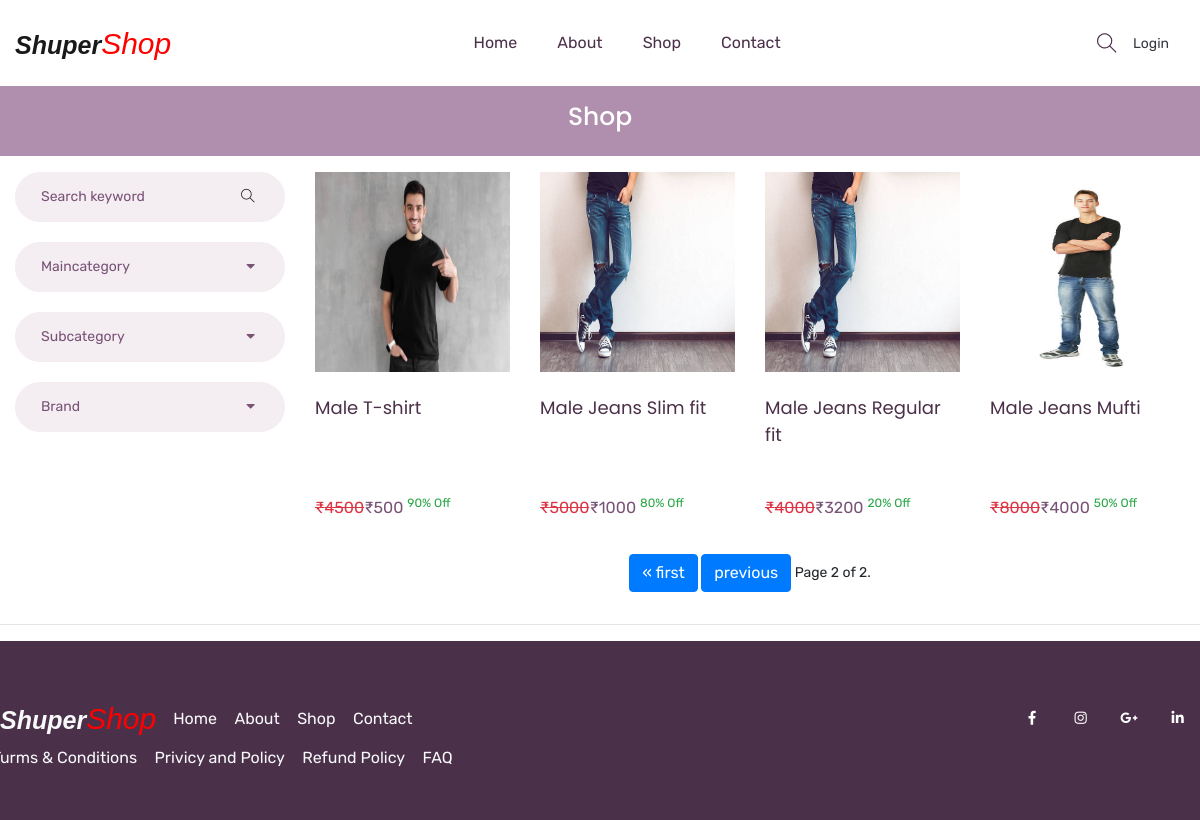
The page /shop/All/All/All/?page=2 on the database its author committed.
### mainApp/models.py (models this page shows, shortened)
class Product(models.Model):
    id = models.AutoField(primary_key=True)
    name = models.CharField(max_length=30)
    maincategory = models.ForeignKey(Maincategory,on_delete=models.CASCADE)
    subcategory = models.ForeignKey(Subcategory,on_delete=models.CASCADE)
    brand = models.ForeignKey(Brand,on_delete=models.CASCADE)
    baseprice = models.IntegerField()
    discount = models.IntegerField()
    finalprice = models.IntegerField()
    stock = models.BooleanField(default=True)
    color = models.CharField(max_length=30)
    size = models.CharField(max_length=10)
    description = models.TextField(default="")
    pic1 = models.ImageField(upload_to="uploads/product")
    pic2 = models.ImageField(upload_to="uploads/product",default=None,blank=True,null=True)
    pic3 = models.ImageField(upload_to="uploads/product",default=None,blank=True,null=True)
    pic4 = models.ImageField(upload_to="uploads/product",default=None,blank=True,null=True)

### mainApp/views.py (the view)
# urls.py: path('shop/<str:mc>/<str:sc>/<str:br>/', mainApp.shopPage,name="shop"),
def shopPage(Request,mc,sc,br):
    if(mc=="All" and sc=="All" and br=="All"):
        products = Product.objects.all().order_by("-id")
    elif(mc!="All" and sc=="All" and br=="All"):
        products = Product.objects.filter(maincategory=Maincategory.objects.get(name=mc)).order_by("-id")
    elif(mc=="All" and sc!="All" and br=="All"):
        products = Product.objects.filter(subcategory=Subcategory.objects.get(name=sc)).order_by("-id")
    elif(mc=="All" and sc=="All" and br!="All"):
        products = Product.objects.filter(brand=Brand.objects.get(name=br)).order_by("-id")
    elif(mc!="All" and sc!="All" and br=="All"):
        products = Product.objects.filter(maincategory=Maincategory.objects.get(name=mc),subcategory=Subcategory.objects.get(name=sc)).order_by("-id").order_by("-id")
    elif(mc!="All" and sc=="All" and br!="All"):
        products = Product.objects.filter(maincategory=Maincategory.objects.get(name=mc),brand=Brand.objects.get(name=br)).order_by("-id").order_by("-id")
    elif(mc=="All" and sc!="All" and br!="All"):
        products = Product.objects.filter(brand=Brand.objects.get(name=br),subcategory=Subcategory.objects.get(name=sc)).order_by("-id").order_by("-id")
    else:
        products = Product.objects.filter(maincategory=Maincategory.objects.get(name=mc),subcategory=Subcategory.objects.get(name=sc),brand=Brand.objects.get(name=br)).order_by("-id").order_by("-id")
    maincategory = Maincategory.objects.all().order_by("-id")
    subcategory = Subcategory.objects.all().order_by("-id")
    brand = Brand.objects.all().order_by("-id")
    paginator = Paginator(products,12)
    page_number = Request.GET.get("page")
    page_obj = paginator.get_page(page_number)
    return render(Request,"shop.html",{'maincategory':maincategory,'subcategory':subcategory,'brand':brand,'mc':mc,'sc':sc,'br':br,'page_obj':page_obj})

### mainApp/templates/shop.html (shortened to what this page needs)
{% extends 'index.html' %}
{% load static %}
{% block body %}
    <section class="breadcrumb_part">
        <div class="container-fluid">
            <div class="row">
                <div class="col-lg-12">
                    <div class="breadcrumb_iner">
                        <h2>shop</h2>
                    </div>
                </div>
            </div>
        </div>
    </section>
    <section class="product_list py-3">
        <div class="container-fluid">
            <div class="row">
                <div class="col-md-3">
                    <div class="product_sidebar">
                        <div class="single_sedebar">
                            <form action="/search/" method="post">
                                <input type="text" name="search" placeholder="Search keyword">
                                <i class="ti-search"></i>
                            </form>
                        </div>
                        <div class="single_sedebar">
                            <div class="select_option">
                                <div class="select_option_list">Maincategory <i class="right fas fa-caret-down"></i> </div>
                            </div>
                        </div>
                        <div class="single_sedebar">
                            <div class="select_option">
                                <div class="select_option_list">Subcategory <i class="right fas fa-caret-down"></i> </div>
                            </div>
                        </div>
                        <div class="single_sedebar">
                            <div class="select_option">
                                <div class="select_option_list">Brand<i class="right fas fa-caret-down"></i> </div>
                            </div>
                        </div>
                    </div>
                </div>
                <div class="col-md-9">
                    <div class="product_list">
                        <div class="row">
                            {% for item in page_obj %}
                <div class="col-lg-3 col-md-4 col-sm-6 col-12">
                    <div class="single_product_item">
                        <div class="single_product_item_thumb">
                            <a href="/single-product/{{item.id}}">
                            <img src="{{item.pic1.url}}"style="height:200px;width:100%" alt="#" class="img-fluid">
                        </a>
                        </div>
                        <h3 style= height:90px><a href= "/single-product/{{item.id}}">{{item.name}}
                        </a></h3>
                        <p><del class="text-danger">&#8377;{{item.baseprice}}</del>&#8377;{{item.finalprice}} <sup class="text-success">{{item.discount}}% Off</sup></p>
                    </div>
                </div>
                {% endfor %}
                    </div>
                    <div class="load_more_btn text-center">
                            <span class="step-links">
                                {% if page_obj.has_previous %}
                                    <a href="?page=1"class="btn btn-primary">&laquo; first</a>
                                    <a href="?page={{ page_obj.previous_page_number }}"class="btn btn-primary">previous</a>
                                {% endif %}
                                <span class="current">
                                    Page {{ page_obj.number }} of {{ page_obj.paginator.num_pages }}.
                                </span>
                            </span>
                        </div>
                    </div>
                </div>
            </div>
        </div>
    </section>
{%endblock %}

### mainApp/static/css/all.css (style rules this page uses)
.fa, .fas, .far, .fal, .fab { -moz-osx-font-smoothing: grayscale; -webkit-font-smoothing: antialiased; display: inline-block; font-style: normal; font-variant: normal; text-rendering: auto; line-height: 1; }
.fa-caret-down:before { content: "\f0d7"; }
.fa, .fas { font-family: 'Font Awesome 5 Free'; font-weight: 900; }

### rows shown on the page
Product: pic1 (picture), name "Male T-shirt", baseprice "4500", finalprice "500", discount "90"
Product: pic1 (picture), name "Male Jeans Slim fit", baseprice "5000", finalprice "1000", discount "80"
Product: pic1 (picture), name "Male Jeans Regular fit", baseprice "4000", finalprice "3200", discount "20"
Product: pic1 (picture), name "Male Jeans Mufti", baseprice "8000", finalprice "4000", discount "50"

### other values the page prints
{{ page_obj.number }} "2"
{{ page_obj.paginator.num_pages }} "2"
